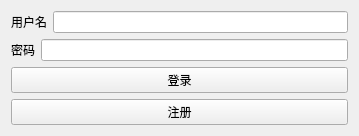
<?xml version="1.0" encoding="UTF-8"?>
<ui version="4.0">
 <class>LoginWidget</class>
 <widget class="QWidget" name="LoginWidget">
  <property name="geometry">
   <rect>
    <x>0</x>
    <y>0</y>
    <width>359</width>
    <height>126</height>
   </rect>
  </property>
  <property name="windowTitle">
   <string>Form</string>
  </property>
  <layout class="QVBoxLayout" name="verticalLayout">
   <item>
    <layout class="QHBoxLayout" name="horizontalLayout">
     <item>
      <widget class="QLabel" name="label">
       <property name="text">
        <string>用户名</string>
       </property>
      </widget>
     </item>
     <item>
      <widget class="QLineEdit" name="nameInput_LE"/>
     </item>
    </layout>
   </item>
   <item>
    <layout class="QHBoxLayout" name="horizontalLayout_2">
     <item>
      <widget class="QLabel" name="label_2">
       <property name="text">
        <string>密码</string>
       </property>
      </widget>
     </item>
     <item>
      <widget class="QLineEdit" name="pswdInput_LE"/>
     </item>
    </layout>
   </item>
   <item>
    <widget class="QPushButton" name="login_PB">
     <property name="text">
      <string>登录</string>
     </property>
    </widget>
   </item>
   <item>
    <widget class="QPushButton" name="regist_PB">
     <property name="text">
      <string>注册</string>
     </property>
    </widget>
   </item>
  </layout>
 </widget>
 <resources/>
 <connections/>
</ui>
